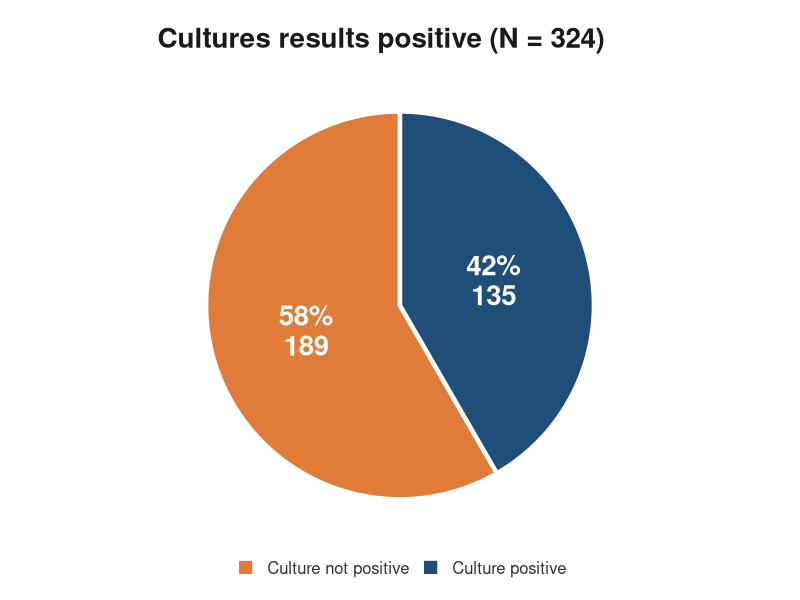
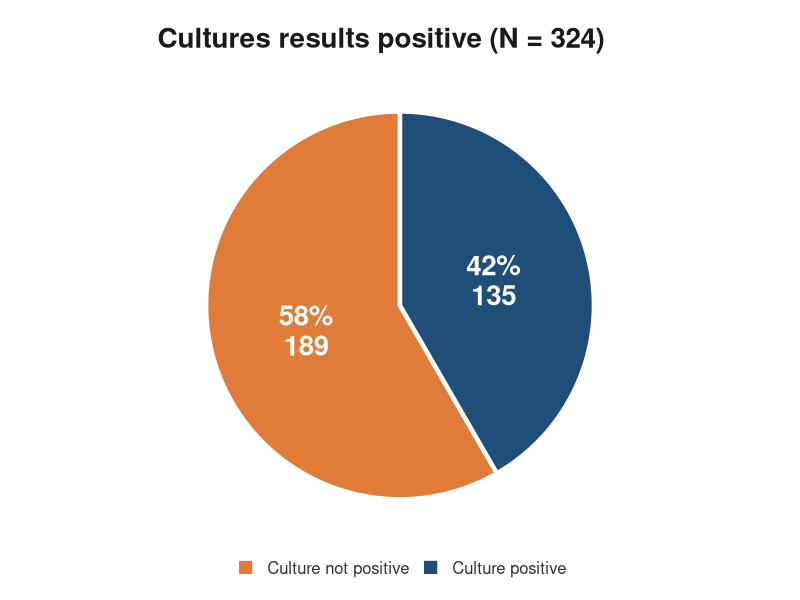

Write R code to recreate these figures, in order.
library(ggplot2)
library(dplyr)
library(scales)

# ---- Data ----
total_df <- tibble(
  positive = factor(c("No", "Yes"), levels = c("No", "Yes")),
  n        = c(189, 135)
) %>%
  mutate(
    pct   = n / sum(n),
    label = paste0(percent(pct, accuracy = 1), "\n", comma(n))
  )

total_n <- sum(total_df$n)  # 324

# ---- Plot ----
p <- ggplot(total_df, aes(x = "", y = n, fill = positive)) +
  geom_col(width = 1, colour = "white", linewidth = 1.5) +
  coord_polar(theta = "y", start = 0) +
  geom_text(aes(label = label),
            position = position_stack(vjust = 0.5),
            colour = "white", fontface = "bold", size = 7, lineheight = 0.9) +
  scale_fill_manual(
    values = c("Yes" = "#1F4E79", "No" = "#E07B39"),
    labels = c("No"  = "Culture not positive",
               "Yes" = "Culture positive")
  ) +
  labs(
    title    = "Cultures results positive (N = 324)",
    fill     = NULL
  ) +
  theme_void(base_size = 14) +
  theme(
    plot.title       = element_text(face = "bold", size = 20, colour = "#1A1A1A",
                                    margin = margin(b = 6)),
    plot.subtitle    = element_text(size = 12, colour = "#555555",
                                    margin = margin(b = 10)),
    plot.caption     = element_text(size = 9, colour = "#888888", hjust = 0,
                                    margin = margin(t = 10)),
    legend.position  = "bottom",
    legend.text      = element_text(size = 12, colour = "#333333"),
    legend.key.size  = unit(0.6, "cm"),
    plot.margin      = margin(20, 20, 15, 20),
    plot.background  = element_rect(fill = "white", colour = NA)
  )

p



# High-res PNG (slides, email, reports)
ggsave("1culture_positive_total_pie.png", plot = p,
       width = 8, height = 7, dpi = 300, bg = "white")
